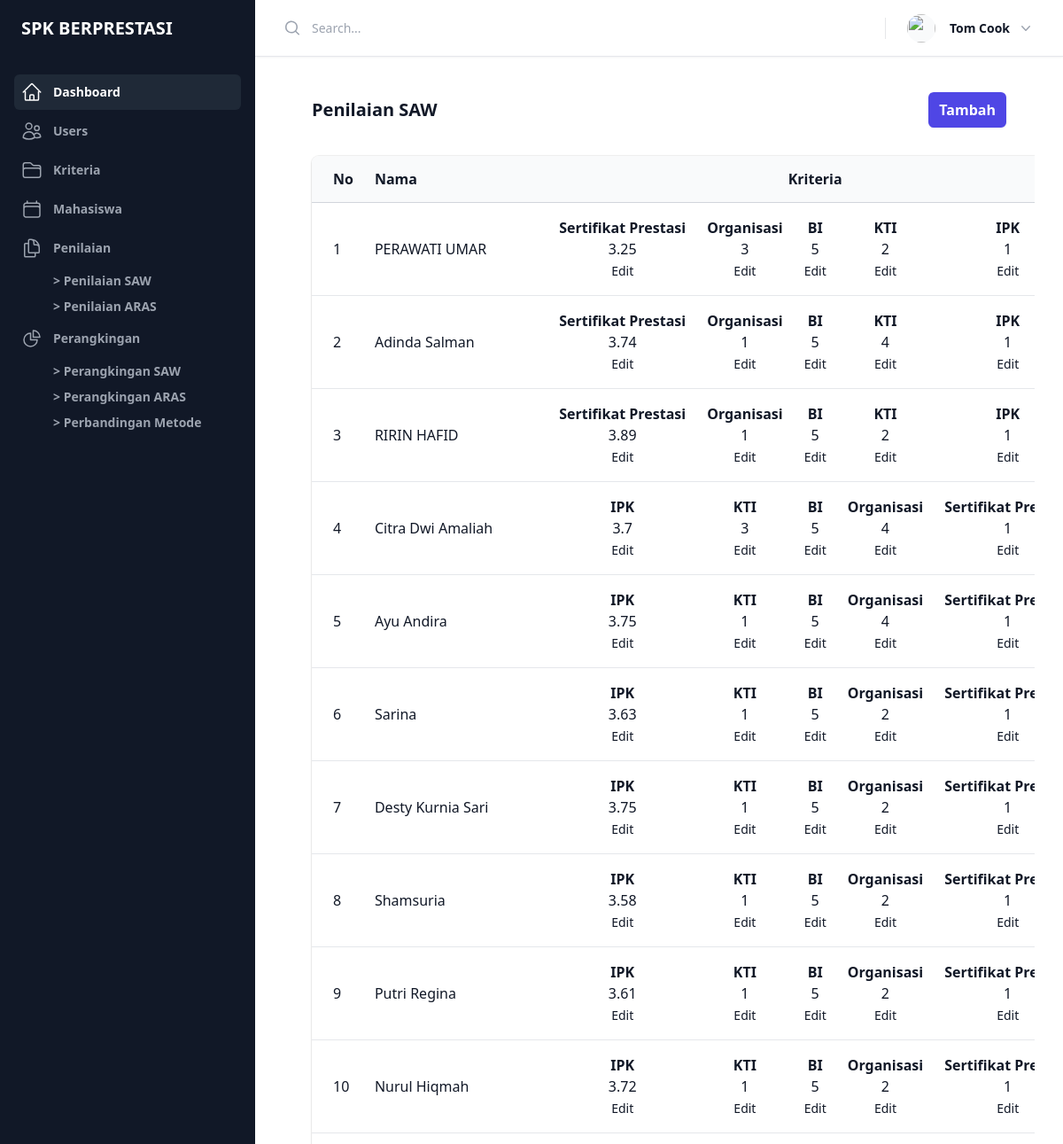
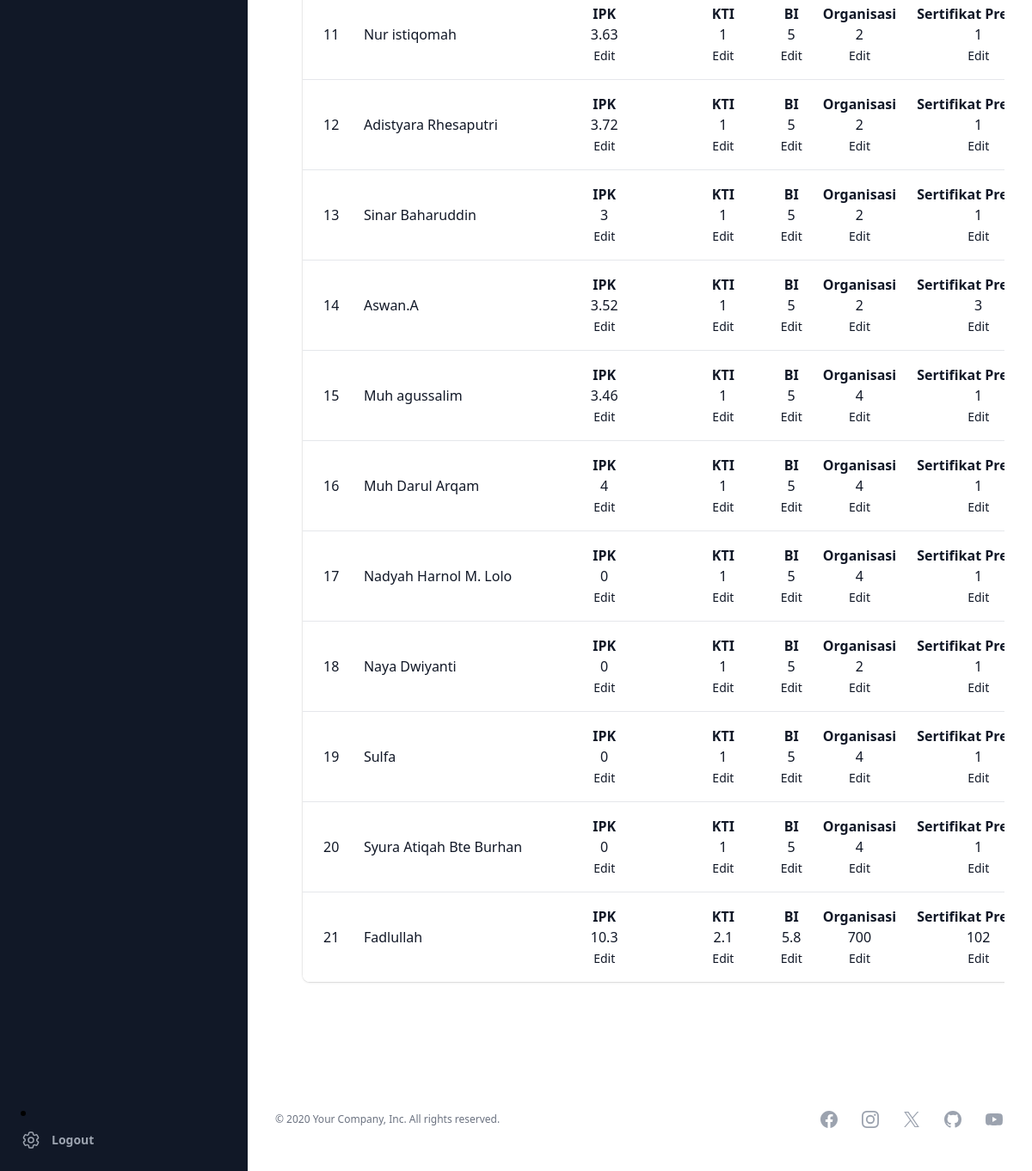
The app's page /index.php?page=penilaian_saw (signed in) with its own data (2 pictures, top to bottom).
### tables this page shows
CREATE TABLE `perangkingan` (
  `iddaftar` smallint(5) UNSIGNED NOT NULL,
  `idk` tinyint(3) UNSIGNED NOT NULL,
  `value` float NOT NULL
);

CREATE TABLE `kriteria` (
  `idk` tinyint(4) NOT NULL,
  `metode` enum('SAW','ARAS') NOT NULL,
  `nama_k` varchar(100) NOT NULL,
  `jenis_k` set('benefit','cost') DEFAULT NULL,
  `bobot` float NOT NULL,
  `nilai_min` decimal(10,2) NOT NULL,
  `nilai_max` decimal(10,2) NOT NULL
);

### zmetode/penilaian_saw.php (the view, shortened to what this page needs)
<?php
$alternatives = array();
$sql_alternatives = 'SELECT * FROM pendaftaran';
$data_alternatives = $conn->query($sql_alternatives);
while ($row_alternatives = $data_alternatives->fetch_object()) {
    $alternatives[$row_alternatives->iddaftar] = $row_alternatives->name;
}
?>
<?php
$criteria_data = array();
$sql_criteria = 'SELECT * FROM kriteria WHERE metode = "SAW"';
$data_criteria = $conn->query($sql_criteria);
while ($row_criteria = $data_criteria->fetch_object()) {
    $criteria_data[$row_criteria->idk] = array($row_criteria->nama_k, $row_criteria->jenis_k);
}
?>
<?php
$i = 1;
$decision_matrix = array();
$sql_decision_matrix = 'SELECT perangkingan.*, kriteria.nama_k
                       FROM perangkingan
                       JOIN kriteria ON perangkingan.idk = kriteria.idk
                       WHERE kriteria.metode = "SAW"';
$data_decision_matrix = $conn->query($sql_decision_matrix);
while ($row_decision_matrix = $data_decision_matrix->fetch_object()) {
    $j = $row_decision_matrix->idk;
    $v = $row_decision_matrix->value;
    $nama_k = $row_decision_matrix->nama_k;
    $decision_matrix[$row_decision_matrix->iddaftar][$j] = array(
        'value' => $v,
        'nama_k' => $nama_k
    );
}
?>
<div class="px-4 sm:px-6 lg:px-8">
    <div class="sm:flex sm:items-center">
        <div class="sm:flex-auto">
            <h1 class="font-bold text-xl leading-6 text-gray-900">Penilaian SAW</h1>
        </div>
        <div class="mt-4 sm:ml-16 sm:mt-0 sm:flex-none"> <a href="?page=pendaftaran&action=tambah" class="block rounded-md bg-indigo-600 px-3 py-2 text-center  font-semibold text-white shadow-sm hover:bg-indigo-500 focus-visible:outline focus-visible:outline-2 focus-visible:outline-offset-2 focus-visible:outline-indigo-600">Tambah</a> </div>
    </div>
    <div class="mt-8 flow-root">
        <div class="-mx-4 -my-2 overflow-x-auto sm:-mx-6 lg:-mx-8">
            <div class="inline-block min-w-full py-2 align-middle sm:px-6 lg:px-8">
                <div class="overflow-hidden shadow ring-1 ring-black ring-opacity-5 sm:rounded-lg">
                    <table class="min-w-full divide-y divide-gray-300">
                        <thead class="bg-gray-50">
                            <tr>
                                <th scope="col" class="py-3.5 pl-4 pr-3 text-left  font-semibold text-gray-900 sm:pl-6">No</th>
                                <th scope="col" class="px-3 py-3.5 text-left  font-semibold text-gray-900">Nama</th>
                                <th scope="col" class="px-3 py-3.5 text-center font-semibold text-gray-900" colspan="<?php echo count($criteria_data); ?>">Kriteria</th>
                            </tr>
                        </thead>
                        <tbody class="divide-y divide-gray-200 bg-white">
                            <?php foreach ($decision_matrix as $iddaftar => $criteria_values) : ?>
                                <tr>
                                    <td class="whitespace-nowrap py-4 pl-4 pr-3  font-medium text-gray-900 sm:pl-6"><?php echo $i++ ?></td>
                                    <td class="whitespace-nowrap px-3 py-4 text-gray-900"><?= isset($alternatives[$iddaftar]) ? $alternatives[$iddaftar] : ''; ?></td>
                                    <?php foreach ($criteria_values as $idk => $data) : ?>
                                        <td class="whitespace-nowrap px-3 py-4 text-gray-900 text-center">
                                            <b>
                                                <?= $data['nama_k'] ?>
                                            </b>
                                            <br>
                                            <?= $data['value'] ?>
                                            <br>
                                            <a href="?page=penilaian_saw&action=update&idd=<?= $iddaftar ?>&idk=<?= $idk ?>">
                                                <span class="text-sm">Edit</span>
                                            </a>
                                        </td>
                                    <?php endforeach; ?>
                                </tr>
                            <?php endforeach; ?>
                        </tbody>
                    </table>
                </div>
            </div>
        </div>
    </div>
</div>

### records on screen
perangkingan: kriteria.nama_k "Sertifikat Prestasi", value "3.25"
perangkingan: kriteria.nama_k "Organisasi", value "3"
perangkingan: kriteria.nama_k "Sertifikat Prestasi", value "3.74"
perangkingan: kriteria.nama_k "Sertifikat Prestasi", value "3.89"
perangkingan: kriteria.nama_k "IPK", value "3.7"
perangkingan: kriteria.nama_k "IPK", value "3.58"
perangkingan: kriteria.nama_k "IPK", value "3.61"
perangkingan: kriteria.nama_k "IPK", value "3.52"
perangkingan: kriteria.nama_k "IPK", value "3.46"
perangkingan: kriteria.nama_k "IPK", value "10.3"
perangkingan: kriteria.nama_k "KTI", value "2.1"
perangkingan: kriteria.nama_k "Organisasi", value "700"
perangkingan: kriteria.nama_k "Sertifikat…", value "102"

### other values on screen
$alternatives[$iddaftar] "PERAWATI UMAR"
$data['nama_k'] "BI"
$data['value'] "5"
$data['nama_k'] "KTI"
$data['value'] "2"
$data['nama_k'] "IPK"
$data['value'] "1"
$alternatives[$iddaftar] "Adinda Salman"
$data['nama_k'] "Organisasi"
$data['value'] "4"
$alternatives[$iddaftar] "RIRIN HAFID"
$alternatives[$iddaftar] "Citra Dwi Amaliah"
$data['value'] "3"
$data['nama_k'] "Sertifikat…"
$alternatives[$iddaftar] "Ayu Andira"
